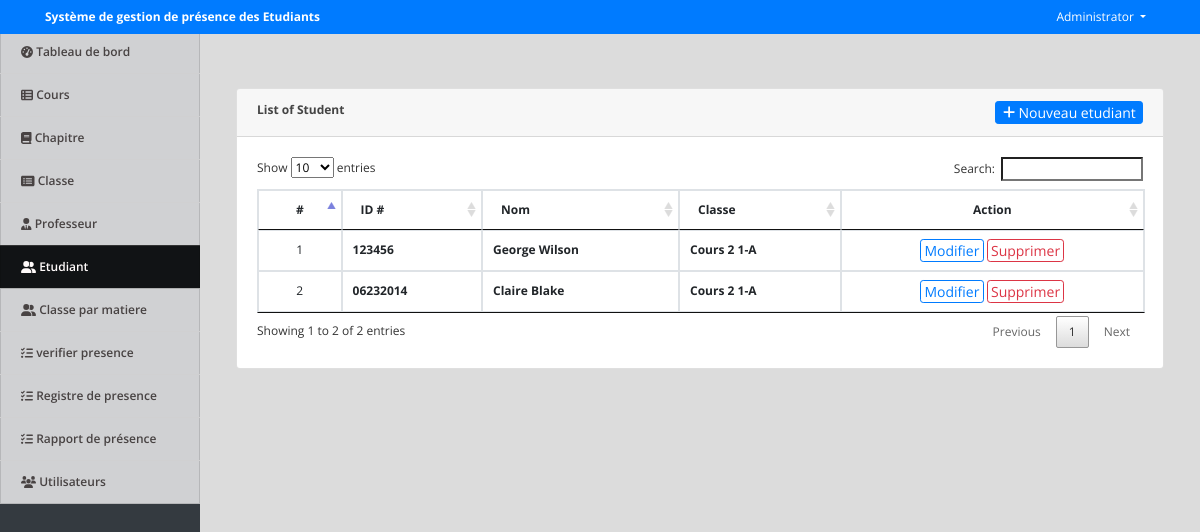
The app's page /index.php?page=students (signed in) with its own data.
### tables this page shows
CREATE TABLE IF NOT EXISTS `students` (
  `id` int NOT NULL AUTO_INCREMENT,
  `id_no` varchar(50) NOT NULL,
  `class_id` int NOT NULL,
  `name` text NOT NULL,
  `date_created` datetime NOT NULL DEFAULT CURRENT_TIMESTAMP,
  PRIMARY KEY (`id`)
);

### students.php (the view, shortened to what this page needs)
<?php include('db_connect.php');?>
<div class="container-fluid">
	<div class="col-lg-12">
		<div class="row">
			<div class="col-md-12">
				<div class="card">
					<div class="card-header">
						<b>List of Student</b>
						<span class="float:right"><a class="btn btn-primary btn-block btn-sm col-sm-2 float-right" href="javascript:void(0)" id="new_student">
					<i class="fa fa-plus"></i> Nouveau etudiant
				</a></span>
					</div>
					<div class="card-body">
						<table class="table table-condensed table-bordered table-hover">
							<thead>
								<tr>
									<th class="text-center">#</th>
									<th class="">ID #</th>
									<th class="">Nom</th>
									<th class="">Classe</th>
									<th class="text-center">Action</th>
								</tr>
							</thead>
							<tbody>
								<?php
								$i = 1;
								$student = $conn->query("SELECT s.*,concat(co.course,' ',c.level,'-',c.section) as `class` FROM students s inner join `class` c on c.id = s.class_id inner join courses co on co.id = c.course_id order by s.name desc ");
								while($row=$student->fetch_assoc()):
								?>
								<tr>
									<td class="text-center"><?php echo $i++ ?></td>
									<td>
										<p> <b><?php echo $row['id_no'] ?></b></p>
									</td>
									<td>
										<p> <b><?php echo ucwords($row['name']) ?></b></p>
									</td>
									<td class="">
										 <p> <b><?php echo $row['class'] ?></b></p>
									</td>
									<td class="text-center">
										<button class="btn btn-sm btn-outline-primary edit_student" type="button" data-id="<?php echo $row['id'] ?>" >Modifier</button>
										<button class="btn btn-sm btn-outline-danger delete_student" type="button" data-id="<?php echo $row['id'] ?>">Supprimer</button>
									</td>
								</tr>
								<?php endwhile; ?>
							</tbody>
						</table>
					</div>
				</div>
			</div>
		</div>
	</div>
</div>

### assets/css/style.css (style rules this page uses)
body { font-family: "Open Sans", sans-serif; color: #444444; width: 100%; height: calc(100%); font-size: 12px; }
a { color: #1977cc; }
.btn-sm { padding: .0001rem .2rem; }

### index.php (style rules this page uses)
body { background: #80808045; }

### students.php (style rules this page uses)
td { vertical-align: middle !important; }
td p { margin: unset }

### records on screen
students: id_no "123456", name "George Wilson", class "Cours 2 1-A"
students: id_no "06232014", name "Claire Blake", class "Cours 2 1-A"

### other values on screen
$_SESSION['system']['name'] "Système de gestion de présence des Etudiants"
$_SESSION['login_name'] "Administrator"
